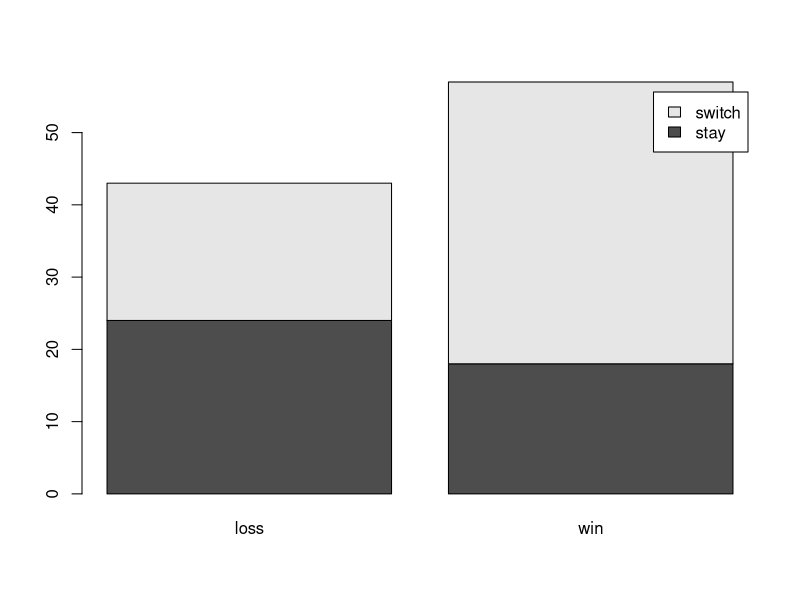
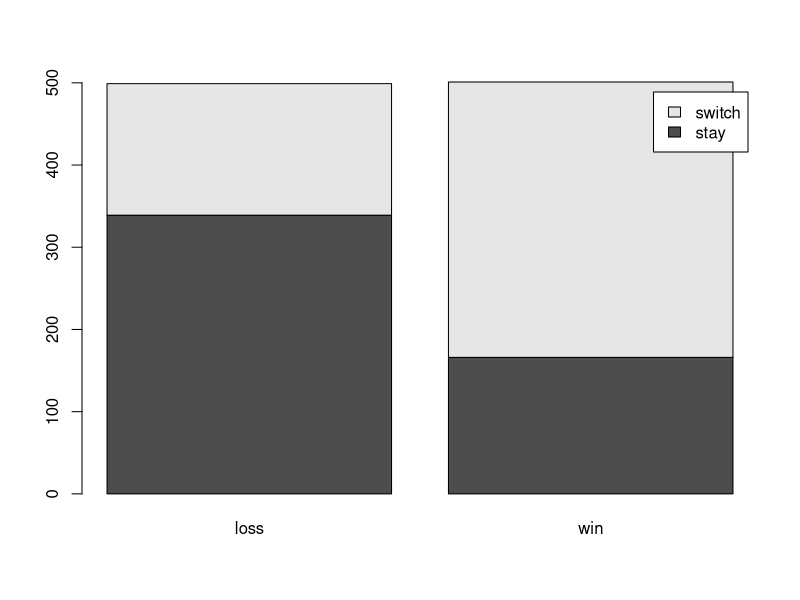
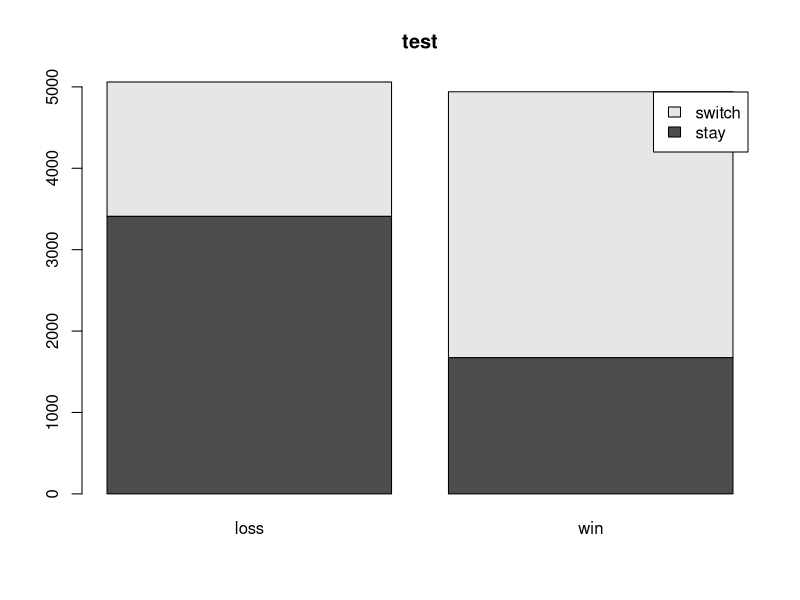

Source code (R) for these figures, in order: (Note: this script raises an error after producing the figures.)
rm(list=ls())
simulatemonty <- function (r)
{
    dfmontymatrix <- data.frame(matrix(0 ,ncol = 7, nrow = r))
    cnames <- c("Gate1" , "Gate2" , "Gate3" ,"Gatechosen"   ,"Stayorswitch", "status", "Noofsimulations")
    colnames(dfmontymatrix) <- cnames
    noofgates <- 1:3
    dfmontymatrix[, "Noofsimulations"] <- r  # No of simulations.
  
  for (ri in 1: r)
  {
    indexprize <- sample(noofgates, 1, replace = TRUE)
    dfmontymatrix[ri, indexprize] <- 1   #assign
    dfmontymatrix[ri, "Gatechosen"] <- sample(noofgates, 1, replace = TRUE)   # Gates Chosen/ Initial Selection
    dfmontymatrix[ri, "Stayorswitch"] <- sample(c("stay", "switch"), 1, replace = TRUE) 
  
    
    if (dfmontymatrix[ri,dfmontymatrix[ri,"Gatechosen"]] == 1 && dfmontymatrix[ri,"Stayorswitch"] == "stay")
    {
      dfmontymatrix[ri, "status"] = "win"
    }
    else if (dfmontymatrix[ri,dfmontymatrix[ri,"Gatechosen"]] == 1 && dfmontymatrix[ri,"Stayorswitch"] == "switch")
    {
      dfmontymatrix[ri, "status"] = "loss"
    }
    else  if (dfmontymatrix[ri,dfmontymatrix[ri,"Gatechosen"]] == 0 && dfmontymatrix[ri,"Stayorswitch"] == "switch")
    {
      dfmontymatrix[ri, "status"] = "win"
    }
    else  if (dfmontymatrix[ri,dfmontymatrix[ri,"Gatechosen"]] == 0 && dfmontymatrix[ri,"Stayorswitch"] == "stay")
    {
      dfmontymatrix[ri, "status"] = "loss"
    }   
    
  }

    output.dataframe <- table(dfmontymatrix$Stayorswitch, dfmontymatrix$status)
    barplot(output.dataframe, legend = rownames(output.dataframe), text = "test")  
  return (output.dataframe)
  
}

r <- c(100, 1000, 10000)#, 100000)
sampledata <- lapply(r, function(r) simulatemonty(r))


barplot(sampledata[[1]], legend = rownames(sampledata[[1]]), title(main =  "test"))  
